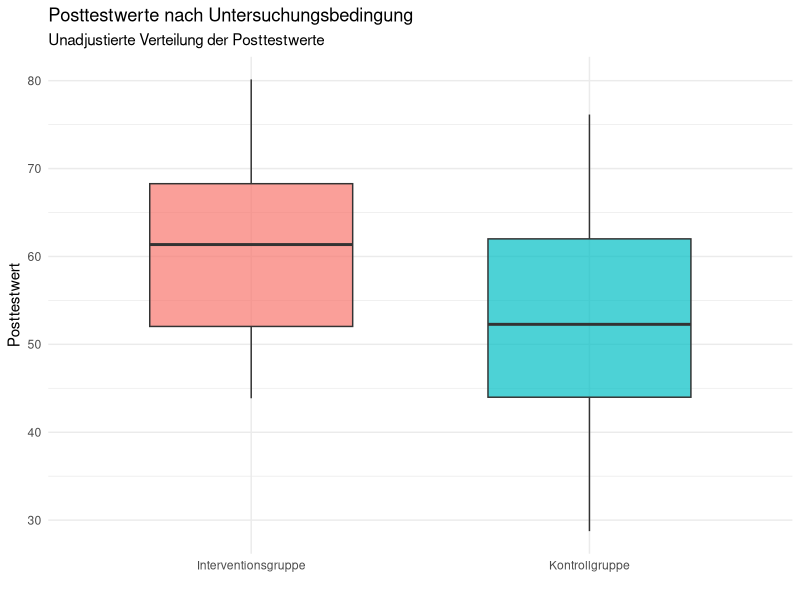
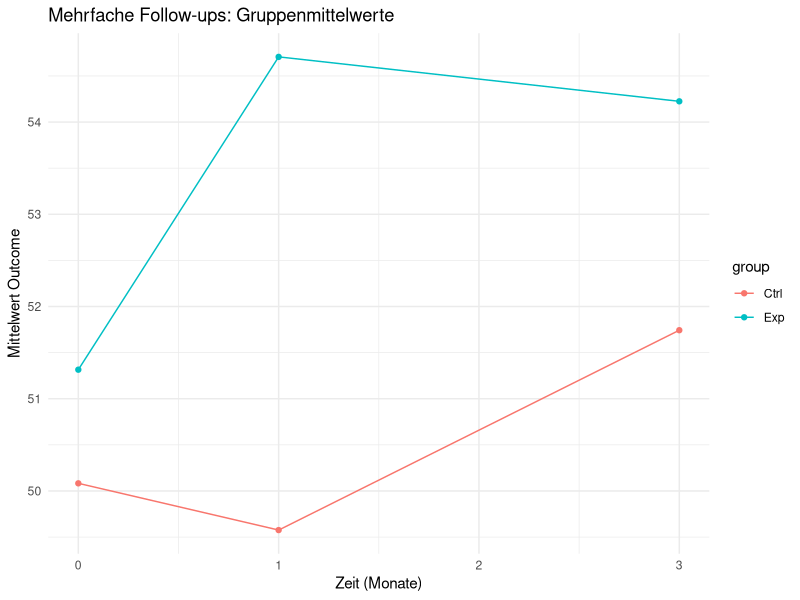
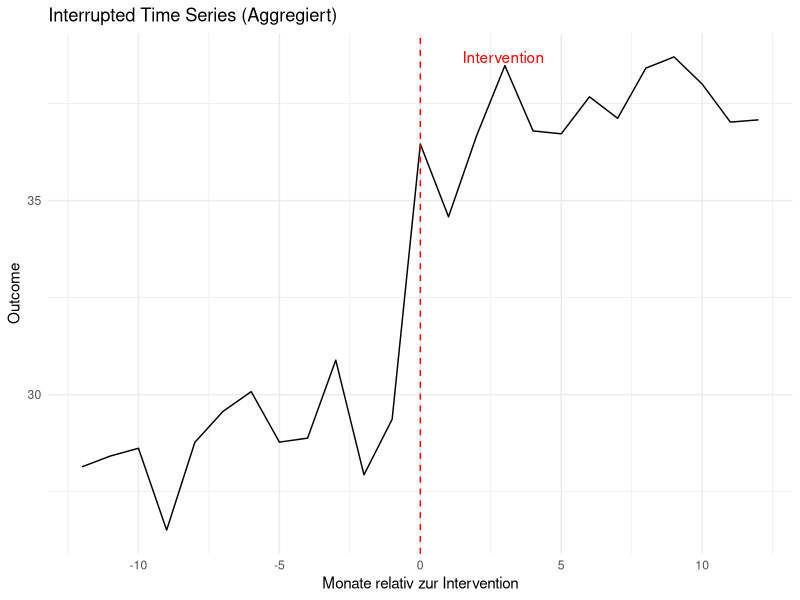

Generate these figures, in order, with R:
## ---- chunk 1
#| label: messzeitpunkte-simulation
# Simulations‑Beispiele für typische Messschemata
set.seed(123)
library(dplyr)
library(tidyr)
library(ggplot2)

# 1) RCT Prä-Post: Posttestwerte nach Gruppe 
n_per_group <- 40 
true_effect <- 8 
maturation <- 3 

rct <- tibble( 
  id = 1:(2 * n_per_group), 
  group = rep(c("Interventionsgruppe", "Kontrollgruppe"), each = n_per_group), 
  pre = rnorm(2 * n_per_group, mean = 50, sd = 10) 
  ) %>% 
    mutate( 
      post = pre + 
        maturation + 
        ifelse(group == "Interventionsgruppe", true_effect, 0) + 
        rnorm(2 * n_per_group, mean = 0, sd = 6) 
        ) 
        
        rct_plot <- ggplot(rct, aes(x = group, y = post, fill = group)) + 
          geom_boxplot(width = 0.6, alpha = 0.7) + 
          labs( 
            title = "Posttestwerte nach Untersuchungsbedingung", 
            subtitle = "Unadjustierte Verteilung der Posttestwerte", 
            x = "", 
            y = "Posttestwert" ) +
               theme_minimal() + 
               theme(legend.position = "none")

# 2) Mehrfache Follow-ups (Trajektorien, Gruppenmittelwerte)
ids <- 1:100
multi <- expand.grid(id = ids, time = c(0, 1, 3)) %>%
  as_tibble() %>%
  mutate(
    group = ifelse(id <= 50, "Exp", "Ctrl"),
    baseline = rnorm(n(), 50, 8),
    # Effekt baut über Zeit auf: time = months since baseline
    effect = ifelse(group=="Exp", 0.0 + 4 * (time>0) + 2 * (time>=3), 0),
    y = baseline + effect + rnorm(n(), 0, 5)
  )

multi_summary <- multi %>%
  group_by(group, time) %>%
  summarize(mean_y = mean(y), .groups = "drop")

multi_plot <- ggplot(multi_summary, aes(x = time, y = mean_y, color = group)) +
  geom_line() + geom_point() +
  labs(title = "Mehrfache Follow-ups: Gruppenmittelwerte", x = "Zeit (Monate)", y = "Mittelwert Outcome") +
  theme_minimal()

# 3) Interrupted Time Series (Aggregierte Zeitreihe)
times <- seq(-12, 12) # Monate, intervention bei 0
its_df <- tibble(
  time = times,
  baseline_trend = 0.2 * time,
  intervention_level = ifelse(time >= 0, 6, 0),
  noise = rnorm(length(times), 0, 1)
) %>%
  mutate(y = 30 + baseline_trend + intervention_level + noise)

its_plot <- ggplot(its_df, aes(x = time, y = y)) +
  geom_line() +
  geom_vline(xintercept = 0, linetype = "dashed", color = "red") +
  annotate("text", x = 1.5, y = max(its_df$y), label = "Intervention", color = "red", hjust = 0) +
  labs(title = "Interrupted Time Series (Aggregiert)", x = "Monate relativ zur Intervention", y = "Outcome") +
  theme_minimal()

# Rückgabe: nützliche Plot‑Objekte für das Quarto‑Dokument
list(rct_plot = rct_plot, multi_plot = multi_plot, its_plot = its_plot)
